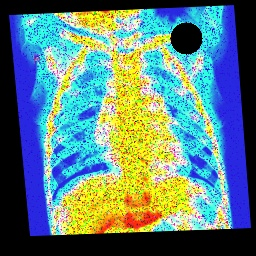
#> input picture image_processing_files/xray_images/im001-healthy.jpg, 256 x 256 px
$ python -i main.py   (imports and definitions only)
#> lines starting #> are read from the running program, lines starting #| are printed output that depends on the picture; after the words box and inside, x2 and y2 are one past the last pixel; in counts of white or black regions, pixels touching at a corner belong together
#> further down, picture is the input picture: shape (256, 256, 3); mean B, G, R 126.7, 128.8, 95.6
import argparse, os, cv2
import numpy as np


def order_quad_points(pts):
    pts = np.array(pts, dtype=np.float32)
    s = pts.sum(axis=1)
    d = np.diff(pts, axis=1).reshape(-1)
    ordered = np.zeros((4, 2), dtype=np.float32)
    ordered[0] = pts[np.argmin(s)]
    ordered[2] = pts[np.argmax(s)]
    ordered[1] = pts[np.argmin(d)]
    ordered[3] = pts[np.argmax(d)]
    return ordered


def warp_foreground_to_edges(img, threshold=16):
#> called with threshold = 16
    h, w = img.shape[:2]
#> h = 256; w = 256
    gray = cv2.cvtColor(img, cv2.COLOR_BGR2GRAY)
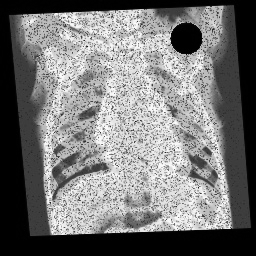
#> gray: shape (256, 256); min 0, max 254, mean 118.7
    foreground = cv2.threshold(gray, threshold, 255, cv2.THRESH_BINARY)[1]
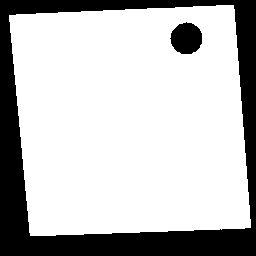
#> foreground: shape (256, 256); 75% white; 2 black regions, box (x1, y1, x2, y2) and area: (0, 0, 256, 256) 15613, (170, 22, 202, 54) 783
    kernel = cv2.getStructuringElement(cv2.MORPH_ELLIPSE, (5, 5))
    foreground = cv2.morphologyEx(foreground, cv2.MORPH_OPEN, kernel, iterations=1)
#> foreground: shape (256, 256); 75% white; 2 black regions, box (x1, y1, x2, y2) and area: (0, 0, 256, 256) 15621, (170, 22, 202, 54) 785
    foreground = cv2.morphologyEx(foreground, cv2.MORPH_CLOSE, kernel, iterations=2)
#> foreground: shape (256, 256); 75% white; 2 black regions

    contours, _ = cv2.findContours(foreground, cv2.RETR_EXTERNAL, cv2.CHAIN_APPROX_SIMPLE)
#> contours = 1 contour; box (x1, y1, x2, y2) and area: (9, 5, 251, 236) 49473
    if not contours:
        return img

    largest = max(contours, key=cv2.contourArea)
#> largest = contour of 126 points, box (x1, y1, x2, y2) (9, 5, 251, 236), area 49473
    if cv2.contourArea(largest) < 0.10 * (w * h):
        return img

    rect = cv2.minAreaRect(largest)
#> rect = ((129.6, 121), (230.8, 225.1), -2.86)
    box = cv2.boxPoints(rect)
#> box = [[19.91, 239.2], [8.67, 14.37], [239.2, 2.84], [250.4, 227.7]]
    src = order_quad_points(box)
#> in order_quad_points, `pts = np.array(pts, dtype=np.float32)`: pts has the same summary as box in warp_foreground_to_edges
#> in order_quad_points, `s = pts.sum(axis=1)`: s = [259.1, 23.03, 242, 478.1]
#> in order_quad_points, `d = np.diff(pts, axis=1).reshape(-1)`: d = [219.3, 5.7, -236.4, -22.76]
#> src = [[8.67, 14.37], [239.2, 2.84], [250.4, 227.7], [19.91, 239.2]]
    dst = np.array(
        [[0, 0], [w - 1, 0], [w - 1, h - 1], [0, h - 1]],
        dtype=np.float32,
    )
#> dst = [[0, 0], [255, 0], [255, 255], [0, 255]]

    matrix = cv2.getPerspectiveTransform(src, dst)
#> matrix = [[1.1, -0.0552, -8.77], [0.0566, 1.13, -16.74], [1.31e-10, -1.61e-10, 1]]
    warped = cv2.warpPerspective(
        img,
        matrix,
        (w, h),
        flags=cv2.INTER_LINEAR,
        borderMode=cv2.BORDER_REPLICATE,
    )
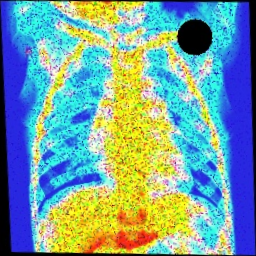
#> warped: shape (256, 256, 3); mean B, G, R 158.4, 161.2, 119.6

    warped_gray = cv2.cvtColor(warped, cv2.COLOR_BGR2GRAY)
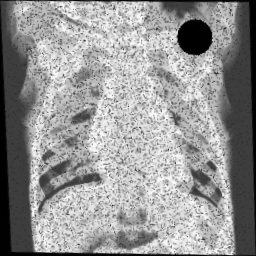
#> warped_gray: shape (256, 256); min 0, max 253, mean 148.4
    warped_mask = cv2.threshold(warped_gray, threshold, 255, cv2.THRESH_BINARY)[1]
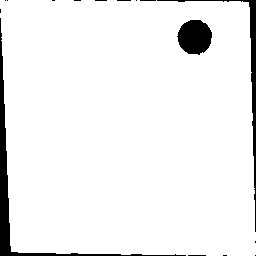
#> warped_mask: shape (256, 256); 94.3% white; 16 black regions (13 under 20 px), largest, box (x1, y1, x2, y2) and area: (0, 18, 186, 256) 1758, (157, 0, 256, 232) 936, (177, 20, 212, 55) 934
    if cv2.countNonZero(warped_mask) < 0.60 * (w * h):
        return img

    return warped


# [113 lines left out: functions clean_black_edge_rim, increase_sharpness, repair_defects, balance_colour, denoise_image, apply_processing_pipeline, not called in this run]

parser = argparse.ArgumentParser()
# [24 lines not run here, left out]

# [1 line that did not run here, left out]
# [3 lines that did not run here, left out]

# [2 lines not run here, left out]

# [1 line that did not run here, left out]
# [2 lines that did not run here, left out]
# [10 lines not run here, left out]

>>> import cv2
>>> picture = cv2.imread('image_processing_files/xray_images/im001-healthy.jpg')
>>> result = warp_foreground_to_edges(picture)

$ run again, on image_processing_files/xray_images/im003-healthy.jpg
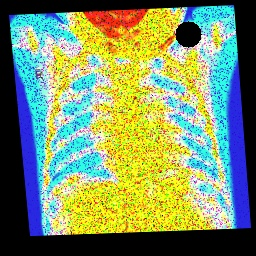
#> input picture image_processing_files/xray_images/im003-healthy.jpg, 256 x 256 px
#> picture is the input picture: shape (256, 256, 3); mean B, G, R 103.6, 145.6, 125.5
#> in warp_foreground_to_edges, `foreground = cv2.threshold(gray, threshold, 255, cv2.THRESH_BINARY)[1]`:
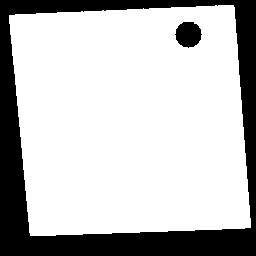
#> foreground: shape (256, 256); 75.4% white; 2 black regions, box (x1, y1, x2, y2) and area: (0, 0, 256, 256) 15591, (175, 22, 202, 48) 527
#> contours = 1 contour; box (x1, y1, x2, y2) and area: (9, 5, 251, 236) 49495
#> largest = contour of 136 points, box (x1, y1, x2, y2) (9, 5, 251, 236), area 49495
#> rect = ((129.5, 121), (231.5, 224.7), -2.73)
#> box = [[19.27, 238.7], [8.59, 14.31], [239.8, 3.3], [250.5, 227.7]]
#> pts has the same summary as box in warp_foreground_to_edges
#> s = [258, 22.89, 243.1, 478.2]
#> d = [219.4, 5.72, -236.5, -22.77]
#> src = [[8.59, 14.31], [239.8, 3.3], [250.5, 227.7], [19.27, 238.7]]
#> matrix = [[1.1, -0.0524, -8.7], [0.054, 1.13, -16.68], [-1.1e-10, 1.05e-11, 1]]
#> in warp_foreground_to_edges, `warped_mask = cv2.threshold(warped_gray, threshold, 255, cv2.THRESH_BI..`:
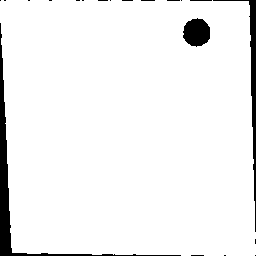
#> warped_mask: shape (256, 256); 94.9% white; 20 black regions (16 under 20 px), largest, box (x1, y1, x2, y2) and area: (0, 23, 181, 256) 1755, (213, 0, 256, 232) 904, (183, 18, 210, 47) 600, (190, 0, 212, 1) 22

$ run again, on image_processing_files/xray_images/im004-healthy.jpg
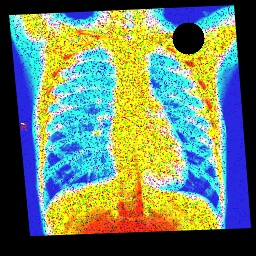
#> input picture image_processing_files/xray_images/im004-healthy.jpg, 256 x 256 px
#> picture is the input picture: shape (256, 256, 3); mean B, G, R 107.2, 131.2, 109.3
#> in warp_foreground_to_edges, `gray = cv2.cvtColor(img, cv2.COLOR_BGR2GRAY)`:
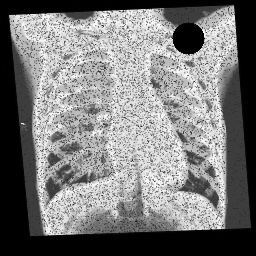
#> gray: shape (256, 256); min 0, max 255, mean 121.9
#> contours = 1 contour; box (x1, y1, x2, y2) and area: (9, 5, 251, 236) 49482
#> largest = contour of 138 points, box (x1, y1, x2, y2) (9, 5, 251, 236), area 49482
#> rect = ((129.5, 120.9), (231.7, 224.6), -2.66)
#> box = [[19.02, 238.5], [8.59, 14.16], [240, 3.39], [250.5, 227.7]]
#> pts has the same summary as box in warp_foreground_to_edges
#> s = [257.5, 22.75, 243.4, 478.2]
#> d = [219.5, 5.57, -236.6, -22.73]
#> src = [[8.59, 14.16], [240, 3.39], [250.5, 227.7], [19.02, 238.5]]
#> matrix = [[1.1, -0.0511, -8.72], [0.0528, 1.13, -16.51], [-5.94e-11, 1.53e-10, 1]]
#> in warp_foreground_to_edges, `warped_mask = cv2.threshold(warped_gray, threshold, 255, cv2.THRESH_BI..`:
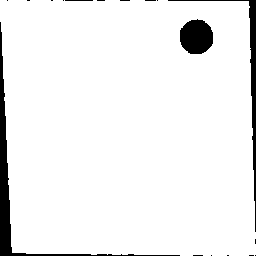
#> warped_mask: shape (256, 256); 94.2% white; 18 black regions (14 under 20 px), largest, box (x1, y1, x2, y2) and area: (0, 22, 180, 256) 1795, (168, 0, 256, 232) 981, (180, 19, 213, 54) 921, (65, 0, 93, 1) 28

$ run again, on image_processing_files/xray_images/im005-healthy.jpg
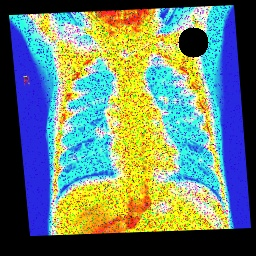
#> input picture image_processing_files/xray_images/im005-healthy.jpg, 256 x 256 px
#> picture is the input picture: shape (256, 256, 3); mean B, G, R 113.3, 129.9, 106.2
#> in warp_foreground_to_edges, `foreground = cv2.threshold(gray, threshold, 255, cv2.THRESH_BINARY)[1]`:
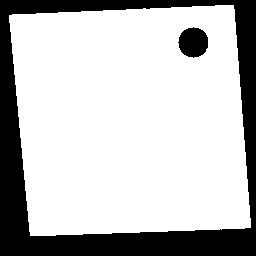
#> foreground: shape (256, 256); 75.1% white; 2 black regions, box (x1, y1, x2, y2) and area: (0, 0, 256, 256) 15598, (178, 27, 208, 58) 707
#> contours = 1 contour; box (x1, y1, x2, y2) and area: (9, 5, 251, 236) 49489
#> largest = contour of 129 points, box (x1, y1, x2, y2) (9, 5, 251, 236), area 49489
#> rect = ((129.5, 120.9), (231.8, 224.4), -2.62)
#> box = [[18.91, 238.3], [8.64, 14.15], [240.2, 3.55], [250.4, 227.7]]
#> pts has the same summary as box in warp_foreground_to_edges
#> s = [257.2, 22.79, 243.7, 478.1]
#> d = [219.4, 5.51, -236.6, -22.74]
#> src = [[8.64, 14.15], [240.2, 3.55], [250.4, 227.7], [18.91, 238.3]]
#> matrix = [[1.1, -0.0503, -8.78], [0.052, 1.14, -16.52], [2.31e-11, -1.49e-10, 1]]
#> in warp_foreground_to_edges, `warped_mask = cv2.threshold(warped_gray, threshold, 255, cv2.THRESH_BI..`:
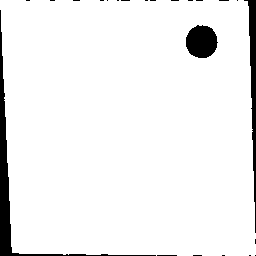
#> warped_mask: shape (256, 256); 94.4% white; 23 black regions (19 under 20 px), largest, box (x1, y1, x2, y2) and area: (0, 10, 156, 256) 1758, (244, 0, 256, 233) 955, (186, 25, 218, 58) 822, (157, 255, 177, 256) 20
